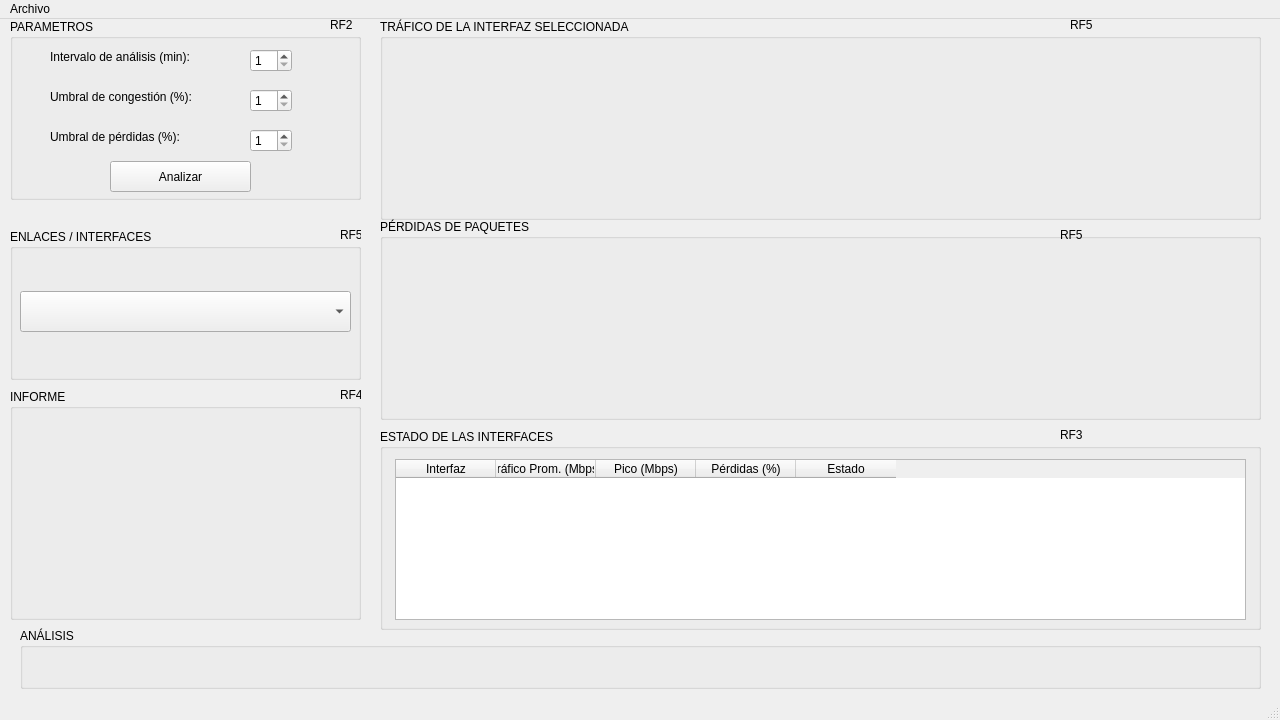
<?xml version="1.0" encoding="UTF-8"?>
<ui version="4.0">
 <class>MainWindow</class>
 <widget class="QMainWindow" name="MainWindow">
  <property name="geometry">
   <rect>
    <x>0</x>
    <y>0</y>
    <width>1280</width>
    <height>720</height>
   </rect>
  </property>
  <property name="windowTitle">
   <string>MainWindow</string>
  </property>
  <property name="autoFillBackground">
   <bool>false</bool>
  </property>
  <widget class="QWidget" name="centralwidget">
   <widget class="QGroupBox" name="groupBox_trafico">
    <property name="geometry">
     <rect>
      <x>380</x>
      <y>0</y>
      <width>881</width>
      <height>201</height>
     </rect>
    </property>
    <property name="title">
     <string>TRÁFICO DE LA INTERFAZ SELECCIONADA</string>
    </property>
    <widget class="QWidget" name="widget_trafico" native="true">
     <property name="geometry">
      <rect>
       <x>19</x>
       <y>29</y>
       <width>841</width>
       <height>161</height>
      </rect>
     </property>
    </widget>
    <widget class="QLabel" name="label_6">
     <property name="geometry">
      <rect>
       <x>690</x>
       <y>-10</y>
       <width>61</width>
       <height>31</height>
      </rect>
     </property>
     <property name="text">
      <string>RF5</string>
     </property>
    </widget>
   </widget>
   <widget class="QGroupBox" name="groupBox_perdidas">
    <property name="geometry">
     <rect>
      <x>380</x>
      <y>200</y>
      <width>881</width>
      <height>201</height>
     </rect>
    </property>
    <property name="title">
     <string>PÉRDIDAS DE PAQUETES</string>
    </property>
    <widget class="QWidget" name="widget_perdidas" native="true">
     <property name="geometry">
      <rect>
       <x>20</x>
       <y>30</y>
       <width>841</width>
       <height>161</height>
      </rect>
     </property>
    </widget>
    <widget class="QLabel" name="label_7">
     <property name="geometry">
      <rect>
       <x>680</x>
       <y>0</y>
       <width>61</width>
       <height>31</height>
      </rect>
     </property>
     <property name="text">
      <string>RF5</string>
     </property>
    </widget>
   </widget>
   <widget class="QGroupBox" name="groupBox_parametros">
    <property name="geometry">
     <rect>
      <x>10</x>
      <y>0</y>
      <width>351</width>
      <height>181</height>
     </rect>
    </property>
    <property name="title">
     <string>PARAMETROS</string>
    </property>
    <widget class="QLabel" name="label">
     <property name="geometry">
      <rect>
       <x>320</x>
       <y>-10</y>
       <width>61</width>
       <height>31</height>
      </rect>
     </property>
     <property name="text">
      <string>RF2</string>
     </property>
    </widget>
    <widget class="QLabel" name="label_2">
     <property name="geometry">
      <rect>
       <x>40</x>
       <y>30</y>
       <width>161</width>
       <height>16</height>
      </rect>
     </property>
     <property name="text">
      <string>Intervalo de análisis (min):</string>
     </property>
    </widget>
    <widget class="QLabel" name="label_3">
     <property name="geometry">
      <rect>
       <x>40</x>
       <y>70</y>
       <width>161</width>
       <height>16</height>
      </rect>
     </property>
     <property name="text">
      <string>Umbral de congestión (%):</string>
     </property>
    </widget>
    <widget class="QLabel" name="label_4">
     <property name="geometry">
      <rect>
       <x>40</x>
       <y>110</y>
       <width>161</width>
       <height>16</height>
      </rect>
     </property>
     <property name="text">
      <string>Umbral de pérdidas (%):</string>
     </property>
    </widget>
    <widget class="QSpinBox" name="spin_Intervalo">
     <property name="geometry">
      <rect>
       <x>240</x>
       <y>30</y>
       <width>42</width>
       <height>23</height>
      </rect>
     </property>
     <property name="minimum">
      <number>1</number>
     </property>
     <property name="maximum">
      <number>60</number>
     </property>
    </widget>
    <widget class="QSpinBox" name="spin_umbral_congestion">
     <property name="geometry">
      <rect>
       <x>240</x>
       <y>70</y>
       <width>42</width>
       <height>23</height>
      </rect>
     </property>
     <property name="minimum">
      <number>1</number>
     </property>
     <property name="maximum">
      <number>100</number>
     </property>
    </widget>
    <widget class="QSpinBox" name="spin_umbral_perdidas">
     <property name="geometry">
      <rect>
       <x>240</x>
       <y>110</y>
       <width>42</width>
       <height>23</height>
      </rect>
     </property>
     <property name="minimum">
      <number>1</number>
     </property>
     <property name="maximum">
      <number>100</number>
     </property>
    </widget>
    <widget class="QPushButton" name="pushButton_analizar">
     <property name="geometry">
      <rect>
       <x>100</x>
       <y>142</y>
       <width>141</width>
       <height>31</height>
      </rect>
     </property>
     <property name="text">
      <string>Analizar</string>
     </property>
    </widget>
   </widget>
   <widget class="QGroupBox" name="groupBox_interfaces">
    <property name="geometry">
     <rect>
      <x>10</x>
      <y>210</y>
      <width>351</width>
      <height>151</height>
     </rect>
    </property>
    <property name="title">
     <string>ENLACES / INTERFACES</string>
    </property>
    <widget class="QLabel" name="label_5">
     <property name="geometry">
      <rect>
       <x>330</x>
       <y>-10</y>
       <width>61</width>
       <height>31</height>
      </rect>
     </property>
     <property name="text">
      <string>RF5</string>
     </property>
    </widget>
    <widget class="QComboBox" name="combo_interfaces">
     <property name="geometry">
      <rect>
       <x>10</x>
       <y>62</y>
       <width>331</width>
       <height>41</height>
      </rect>
     </property>
    </widget>
   </widget>
   <widget class="QGroupBox" name="groupBox_informe">
    <property name="geometry">
     <rect>
      <x>10</x>
      <y>370</y>
      <width>351</width>
      <height>231</height>
     </rect>
    </property>
    <property name="title">
     <string>INFORME</string>
    </property>
    <widget class="QLabel" name="label_trafico">
     <property name="geometry">
      <rect>
       <x>40</x>
       <y>50</y>
       <width>231</width>
       <height>21</height>
      </rect>
     </property>
     <property name="text">
      <string/>
     </property>
    </widget>
    <widget class="QLabel" name="label_pico">
     <property name="geometry">
      <rect>
       <x>40</x>
       <y>80</y>
       <width>231</width>
       <height>21</height>
      </rect>
     </property>
     <property name="text">
      <string/>
     </property>
    </widget>
    <widget class="QLabel" name="label_perdidas">
     <property name="geometry">
      <rect>
       <x>40</x>
       <y>110</y>
       <width>231</width>
       <height>21</height>
      </rect>
     </property>
     <property name="text">
      <string/>
     </property>
    </widget>
    <widget class="QLabel" name="label_estado">
     <property name="geometry">
      <rect>
       <x>40</x>
       <y>140</y>
       <width>231</width>
       <height>21</height>
      </rect>
     </property>
     <property name="text">
      <string/>
     </property>
    </widget>
    <widget class="QLabel" name="label_9">
     <property name="geometry">
      <rect>
       <x>330</x>
       <y>-10</y>
       <width>61</width>
       <height>31</height>
      </rect>
     </property>
     <property name="text">
      <string>RF4</string>
     </property>
    </widget>
   </widget>
   <widget class="QGroupBox" name="groupBox_interfaces_2">
    <property name="geometry">
     <rect>
      <x>380</x>
      <y>410</y>
      <width>881</width>
      <height>201</height>
     </rect>
    </property>
    <property name="title">
     <string>ESTADO DE LAS INTERFACES</string>
    </property>
    <widget class="QTableWidget" name="table_interfaces">
     <property name="geometry">
      <rect>
       <x>15</x>
       <y>30</y>
       <width>851</width>
       <height>161</height>
      </rect>
     </property>
     <column>
      <property name="text">
       <string>Interfaz</string>
      </property>
     </column>
     <column>
      <property name="text">
       <string>Tráfico Prom. (Mbps)</string>
      </property>
     </column>
     <column>
      <property name="text">
       <string>Pico (Mbps)</string>
      </property>
     </column>
     <column>
      <property name="text">
       <string>Pérdidas (%)</string>
      </property>
     </column>
     <column>
      <property name="text">
       <string>Estado</string>
      </property>
     </column>
    </widget>
    <widget class="QLabel" name="label_8">
     <property name="geometry">
      <rect>
       <x>680</x>
       <y>-10</y>
       <width>61</width>
       <height>31</height>
      </rect>
     </property>
     <property name="text">
      <string>RF3</string>
     </property>
    </widget>
   </widget>
   <widget class="QGroupBox" name="groupBox">
    <property name="geometry">
     <rect>
      <x>20</x>
      <y>609</y>
      <width>1241</width>
      <height>61</height>
     </rect>
    </property>
    <property name="title">
     <string>ANÁLISIS</string>
    </property>
    <widget class="QLabel" name="label_analisis">
     <property name="geometry">
      <rect>
       <x>10</x>
       <y>30</y>
       <width>231</width>
       <height>21</height>
      </rect>
     </property>
     <property name="text">
      <string/>
     </property>
    </widget>
    <widget class="QLabel" name="label_perdidas_interfaces">
     <property name="geometry">
      <rect>
       <x>990</x>
       <y>30</y>
       <width>231</width>
       <height>21</height>
      </rect>
     </property>
     <property name="text">
      <string/>
     </property>
    </widget>
   </widget>
  </widget>
  <widget class="QMenuBar" name="menubar">
   <property name="geometry">
    <rect>
     <x>0</x>
     <y>0</y>
     <width>1280</width>
     <height>20</height>
    </rect>
   </property>
   <widget class="QMenu" name="menuArchivo_RF1">
    <property name="title">
     <string>Archivo</string>
    </property>
    <addaction name="actionAbrir_CSV"/>
    <addaction name="actionCerrar_CSV"/>
   </widget>
   <addaction name="menuArchivo_RF1"/>
  </widget>
  <widget class="QStatusBar" name="statusbar"/>
  <action name="actionAbrir_CSV">
   <property name="text">
    <string>Abrir CSV</string>
   </property>
  </action>
  <action name="actionCerrar_CSV">
   <property name="text">
    <string>Cerrar CSV</string>
   </property>
  </action>
 </widget>
 <resources/>
 <connections/>
</ui>
